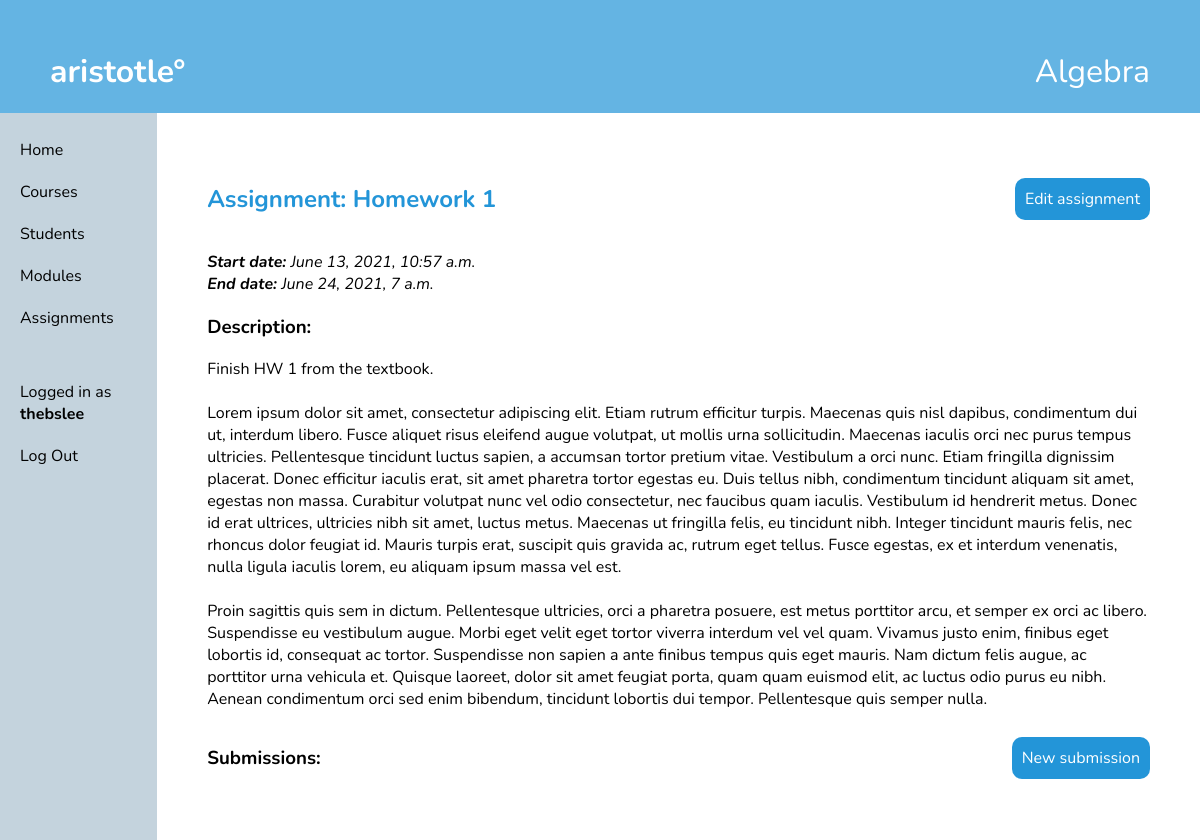
The page /forum/assignments/1 (signed in) on the database as committed earlier.
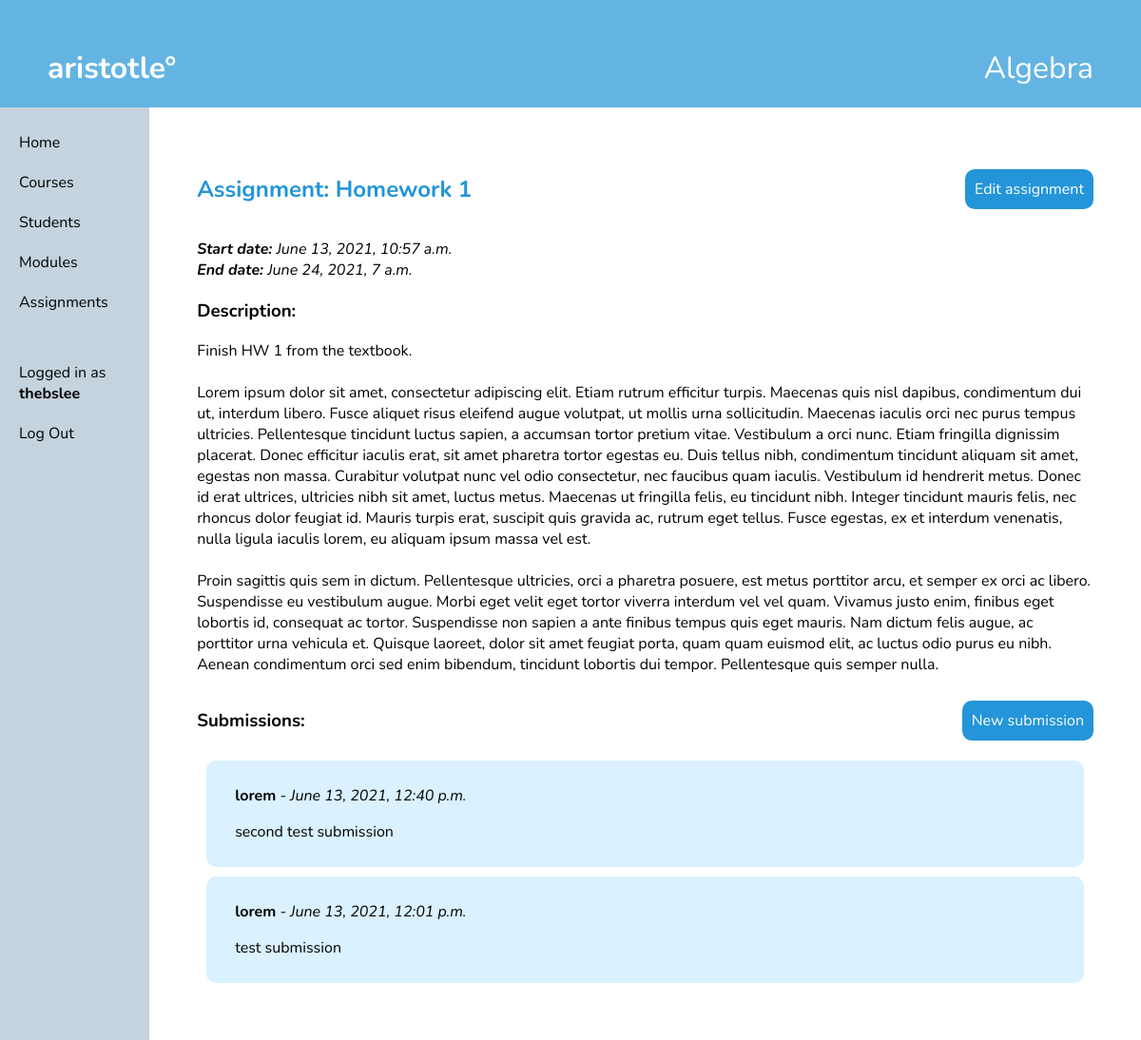
The same page on the database as committed later.
### forum/models.py (models this page shows)
class Submission(models.Model):
    student = models.ForeignKey(
        settings.AUTH_USER_MODEL,
        on_delete=models.CASCADE,
        related_name="submission_of_student"
    )
    assignment = models.ForeignKey(
        Assignment,
        on_delete=models.CASCADE,
        related_name="submission_of_assignment"
    )
    details = models.TextField(max_length=10000, blank=True)
    submit_datetime = models.DateTimeField(auto_now_add=True, blank=True)

### forum/views.py (the view)
# urls.py: path('assignments/<assignment_id>', views.assignmentdetails, name='assignmentdetails'),
def assignmentdetails(request, assignment_id):
    if not request.user.is_authenticated:
        return redirect('home')
    context = alwaysContext(request)
    assignment = Assignment.objects.get(id=assignment_id)
    if Course.objects.filter(id=request.session.get('selected_course_id')).first() != assignment.course:
        return redirect('home')
    context["assignment"] = assignment
    course = Course.objects.filter(id=request.session.get('selected_course_id')).first()
    if (course.owner == request.user):
        context["submissions"] = Submission.objects.filter(assignment=assignment).order_by('-submit_datetime')
        return render(request, "assignmentdetails_teacher.html", context)
    else:
        context["submissions"] = Submission.objects.filter(Q(assignment=assignment) & Q(student=request.user)).order_by('-submit_datetime')
        return render(request, "assignmentdetails_student.html", context)

### forum/views.py (called while the page is built)
def alwaysContext(request):
    return {
        "username": request.user.username,
        "selected_course": Course.objects.filter(id=request.session.get('selected_course_id')).first()
    }

### forum/templates/assignmentdetails_teacher.html
{% extends 'base.html' %}
{% block content %}
<div style="display: flex; flex-direction: row; align-items: center; justify-content: space-between;">
    <h2>Assignment: {{assignment.title}}</h2>
    <div class="button">Edit assignment</div>
</div>
<p><i><b>Start date: </b>{{assignment.start_datetime}}</i><br>
    <i><b>End date: </b>{{assignment.end_datetime}}</i></p>
<h3>Description:</h3>
<p>{{assignment.description |linebreaksbr |safe}}</p>
<div style="display: flex; flex-direction: row; align-items: center; justify-content: space-between;">
    <h3>Submissions:</h3>
    <a href="{% url 'forum:newsubmission' assignment.id %}"><div class="button">New submission</div></a>
</div>
{% for submission in submissions %}
<div class="cutebox">
    <p><b>{{submission.student}}</b> - <i>{{submission.submit_datetime}}</i></p>
    <p>{{submission.details}}</p>
</div>
{% endfor %}
{% endblock %}

Rows that differ between the two databases and show on the page:
added Submission: student "lorem", submit_datetime "June 13, 2021, 12:40 p.m.", details "second test submission"
added Submission: student "lorem", submit_datetime "June 13, 2021, 12:01 p.m.", details "test submission"
